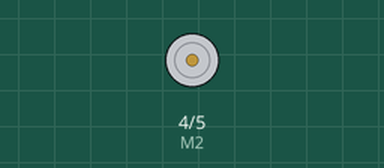
The sketch below on a simulated Arduino Uno, built with avr-gcc and run on an emulated ATmega328P. Parts: direction and speed pins drawn as motors (green arrow = direction pin HIGH = forward, orange = LOW = backward, longer = more drive).

Above: at 0.5 s.
Timing chart, 0 to 3.0 s (numbered marks = the images above):
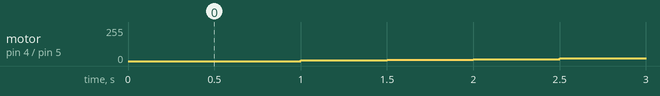

The sketch:

sketch_jan18a.ino
```cpp
int E2 = 5;
int M2 = 4;

int motorSpeed;


void setup() {
  pinMode(M2, OUTPUT);
}

void loop() {
  for(motorSpeed = 0; motorSpeed <= 255; motorSpeed += 5) {
    digitalWrite(M2, HIGH);
    //Temps où le moteur atteint la vitesse max
    delay(500);
    analogWrite(E2, motorSpeed);
   }
   delay(5000);
}
```

Measured:
- by itself, motor on pin 4 (M2) / pin 5 (E2): ramps from stopped to forward 255/255 and jumps back, once every 1.0 s
